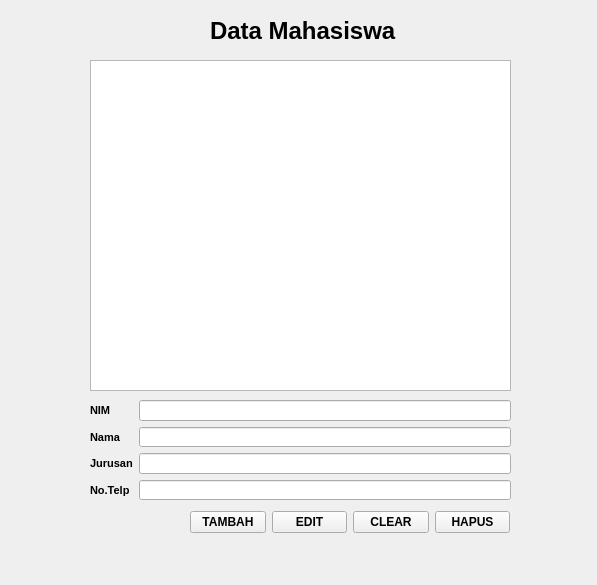
<?xml version="1.0" encoding="UTF-8"?>
<ui version="4.0">
 <class>Form</class>
 <widget class="QWidget" name="Form">
  <property name="geometry">
   <rect>
    <x>0</x>
    <y>0</y>
    <width>597</width>
    <height>585</height>
   </rect>
  </property>
  <property name="windowTitle">
   <string>Form</string>
  </property>
  <widget class="QTextEdit" name="textEdit">
   <property name="geometry">
    <rect>
     <x>90</x>
     <y>60</y>
     <width>421</width>
     <height>331</height>
    </rect>
   </property>
  </widget>
  <widget class="QLabel" name="label">
   <property name="geometry">
    <rect>
     <x>210</x>
     <y>10</y>
     <width>201</width>
     <height>41</height>
    </rect>
   </property>
   <property name="font">
    <font>
     <pointsize>18</pointsize>
     <weight>75</weight>
     <bold>true</bold>
    </font>
   </property>
   <property name="text">
    <string>Data Mahasiswa</string>
   </property>
  </widget>
  <widget class="QWidget" name="layoutWidget">
   <property name="geometry">
    <rect>
     <x>90</x>
     <y>400</y>
     <width>421</width>
     <height>100</height>
    </rect>
   </property>
   <layout class="QGridLayout" name="gridLayout">
    <item row="0" column="0">
     <widget class="QLabel" name="label_2">
      <property name="font">
       <font>
        <pointsize>8</pointsize>
        <weight>75</weight>
        <bold>true</bold>
       </font>
      </property>
      <property name="text">
       <string>NIM</string>
      </property>
     </widget>
    </item>
    <item row="0" column="1">
     <widget class="QLineEdit" name="lineEdit"/>
    </item>
    <item row="1" column="0">
     <widget class="QLabel" name="label_3">
      <property name="font">
       <font>
        <pointsize>8</pointsize>
        <weight>75</weight>
        <bold>true</bold>
       </font>
      </property>
      <property name="text">
       <string>Nama</string>
      </property>
     </widget>
    </item>
    <item row="1" column="1">
     <widget class="QLineEdit" name="lineEdit_2"/>
    </item>
    <item row="2" column="0">
     <widget class="QLabel" name="label_4">
      <property name="font">
       <font>
        <pointsize>8</pointsize>
        <weight>75</weight>
        <bold>true</bold>
       </font>
      </property>
      <property name="text">
       <string>Jurusan</string>
      </property>
     </widget>
    </item>
    <item row="2" column="1">
     <widget class="QLineEdit" name="lineEdit_3"/>
    </item>
    <item row="3" column="0">
     <widget class="QLabel" name="label_5">
      <property name="font">
       <font>
        <pointsize>8</pointsize>
        <weight>75</weight>
        <bold>true</bold>
       </font>
      </property>
      <property name="text">
       <string>No.Telp</string>
      </property>
     </widget>
    </item>
    <item row="3" column="1">
     <widget class="QLineEdit" name="lineEdit_4"/>
    </item>
   </layout>
  </widget>
  <widget class="QWidget" name="layoutWidget_2">
   <property name="geometry">
    <rect>
     <x>190</x>
     <y>510</y>
     <width>320</width>
     <height>25</height>
    </rect>
   </property>
   <layout class="QHBoxLayout" name="horizontalLayout">
    <item>
     <widget class="QPushButton" name="pushButton">
      <property name="font">
       <font>
        <weight>75</weight>
        <bold>true</bold>
       </font>
      </property>
      <property name="text">
       <string>TAMBAH</string>
      </property>
     </widget>
    </item>
    <item>
     <widget class="QPushButton" name="pushButton_2">
      <property name="font">
       <font>
        <weight>75</weight>
        <bold>true</bold>
       </font>
      </property>
      <property name="text">
       <string>EDIT</string>
      </property>
     </widget>
    </item>
    <item>
     <widget class="QPushButton" name="pushButton_3">
      <property name="font">
       <font>
        <weight>75</weight>
        <bold>true</bold>
       </font>
      </property>
      <property name="text">
       <string>CLEAR</string>
      </property>
     </widget>
    </item>
    <item>
     <widget class="QPushButton" name="pushButton_4">
      <property name="font">
       <font>
        <weight>75</weight>
        <bold>true</bold>
       </font>
      </property>
      <property name="text">
       <string>HAPUS</string>
      </property>
     </widget>
    </item>
   </layout>
  </widget>
 </widget>
 <resources/>
 <connections/>
</ui>
